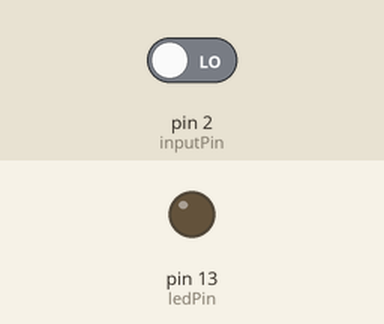
A sketch run on a simulated Arduino Uno, built with avr-gcc and run on an emulated ATmega328P. On the bench: output pins drawn as LEDs (lit = HIGH). Inputs (shaded band) come from the test bench; at power-on: pin 2 (inputPin) LOW.

Above: at 1.2 s.
1.3 s: pin 2 (inputPin) driven HIGH
At 2.2 s:
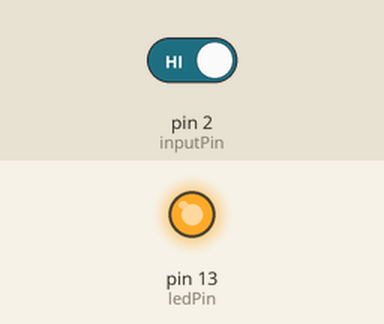
2.8 s: pin 2 (inputPin) driven LOW
At 3.4 s:
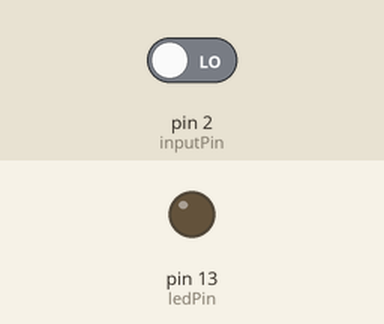
Timing chart, 0 to 5.8 s (numbered marks = the images above; inputs shaded):
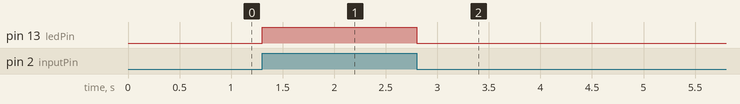

Measured:
- after the input at 1.3 s, pin 13 (ledPin): LOW → HIGH at once
- after the input at 2.8 s, pin 13 (ledPin): HIGH → LOW at once

The sketch:

PIRArduino.ino
```cpp
#include <ArduinoJson.h>
#include <SoftwareSerial.h>

int ledPin = 13;               // choose the inbuilt pin for the LED
int inputPin = 2;              // choose the input pin (for PIR sensor)
int pirState = LOW;            // current motion detection state
int val = 0;                   // variable for reading the pin status
String outputString = "";
StaticJsonDocument<200> doc;   // JSON message for motion control
SoftwareSerial espSerial(0, 1); // Rx:0, Tx:1

void setup() {
  pinMode(ledPin, OUTPUT);     // declare LED as output
  pinMode(inputPin, INPUT);    // declare sensor as input
  espSerial.begin(9600);
}

void loop() {
  val = digitalRead(inputPin);          // read input value from the PIR sensor
  if (val == HIGH) {                   // check if the input is HIGH(motion detected)
    digitalWrite(ledPin, HIGH);         // turn LED ON
    if (pirState == LOW) {              // Motion has just been detected
      outputString = "";
      doc["ParamName"] = "Motion";
      doc["ParamValue"] = true;
      serializeJson(doc, outputString);
      espSerial.println(outputString);   // Send the JSON message
      pirState = HIGH;                  // Update the state to HIGH
      doc.clear();
    }
  } else {
    digitalWrite(ledPin, LOW);          // turn LED OFF
    if (pirState == HIGH) {             // Motion has just ended
      outputString = "";
      doc["ParamName"] = "Motion";
      doc["ParamValue"] = false;
      serializeJson(doc, outputString);
      espSerial.println(outputString);   // Send the JSON message
      pirState = LOW;                   // Update the state to LOW
      doc.clear();
    }
  }
}
```
